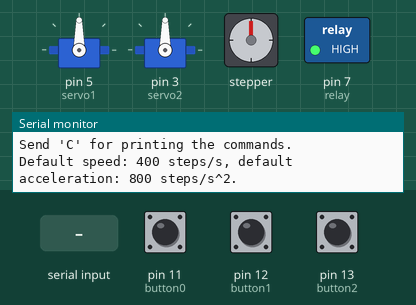
Recording of a sketch running on a simulated Arduino Uno, built with avr-gcc and run on an emulated ATmega328P. Parts: 2 × servo, stepper motor, switched loads named in the sketch (green lamp = pin HIGH), the last lines printed to the serial monitor. Inputs (shaded band) come from the test bench; at power-on: pin 11 (button0) HIGH, pin 12 (button1) HIGH, pin 13 (button2) HIGH. Stepper angles assume 200 steps per turn.

Above: at 1.2 s.
1.3 s: "P90\n" received over Serial
At 3.8 s:
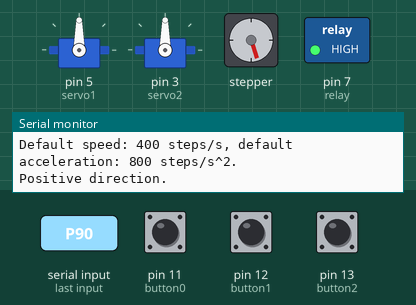
4.3 s: "H" received over Serial
At 4.75 s:
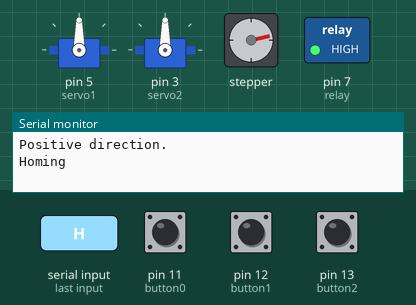
6.4 s: "N90\n" received over Serial
At 8.8 s:
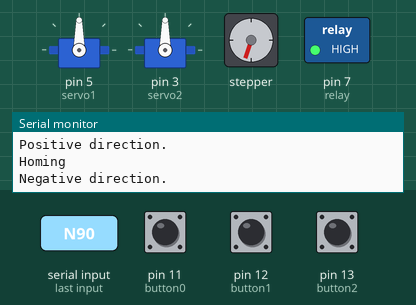
9.4 s: "R90\n" received over Serial
At 11.15 s:
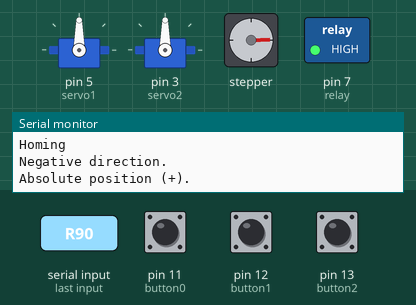
12.4 s: "r,45\n" received over Serial
At 14.9 s:
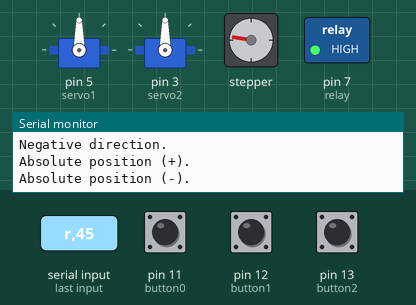
15.4 s: "z" received over Serial
At 16.3 s:
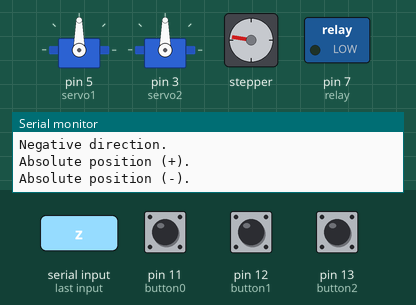
Timing chart, 0 to 17.9 s (numbered marks = the images above; inputs shaded):
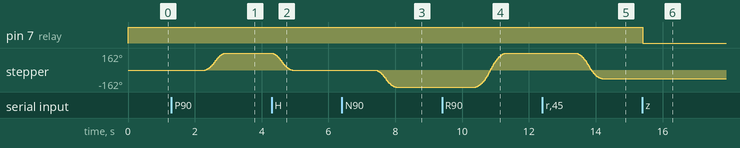

The sketch:

sketch_aug01a.ino
```cpp
/*
     'C' : Prints all the commands and their functions.
     'P' : Rotates the motor in positive (CW) direction, relative.
     'N' : Rotates the motor in negative (CCW) direction, relative.
     'R' : Rotates the motor to an absolute positive position (+).
     'r' : Rotates the motor to an absolute negative position (-).
     'S' : Stops the motor immediately.
     'A' : Sets an acceleration value.
     'L' : Prints the current position/location of the motor.
     'H' : Goes back to 0 position from the current position (homing).
     'U' : Updates the position current position and makes it as the new 0 position.
 */

#include <AccelStepper.h>
#include <Servo.h>


//User-defined values
long receivedSteps = 0; //Number of steps
long receivedSpeed = 0; //Steps / second
long receivedAcceleration = 0; //Steps / second^2
long servo2pos = 90; // position of lower servo
char receivedCommand;
//-------------------------------------------------------------------------------
int directionMultiplier = 1; // = 1: positive direction, = -1: negative direction
bool newData, runallowed = false; // booleans for new data from serial, and runallowed flag
AccelStepper stepper(1, 8, 9);// direction Digital 9 (CCW), pulses Digital 8 (CLK)


int button0 = 11;
int buttonState0 = 0;

int button1 = 12;
int buttonState1 = 0;

int button2 = 13;
int buttonState2 = 0;

const int relay = 7;

Servo servo1;
Servo servo2;


int pos = 0;

void setup()
{

    pinMode(button0, INPUT_PULLUP);
    pinMode(button1, INPUT_PULLUP);
    pinMode(button2, INPUT_PULLUP);
    pinMode(relay, OUTPUT);

    servo1.attach(5);
    servo2.attach(3);

    servo1.write(90);

    digitalWrite(relay, HIGH);

    Serial.begin(9600); //define baud rate
    Serial.println("Demonstration of AccelStepper Library"); //print a messages
    Serial.println("Send 'C' for printing the commands.");

    //setting up some default values for maximum speed and maximum acceleration
    Serial.println("Default speed: 400 steps/s, default acceleration: 800 steps/s^2.");
    stepper.setMaxSpeed(400); //SPEED = Steps / second
    stepper.setAcceleration(800); //ACCELERATION = Steps /(second)^2

    stepper.disableOutputs(); //disable outputs
}

void loop()
{
    //Constantly looping through these 2 functions.
    //We only use non-blocking commands, so something else (should also be non-blocking) can be done during the movement of the motor

    checkSerial(); //check serial port for new commands
    RunTheMotor(); //function to handle the motor


    buttonState0 = digitalRead(button0);
    buttonState1 = digitalRead(button1);
    buttonState2 = digitalRead(button2);
    //Serial.println(buttonState1);

    //buttonState1 = analogRead(button1);
    //Serial.println(buttonState1);

    //buttonState2 = analogRead(button2);
    //Serial.println(buttonState2);
//    if(buttonState == LOW){
////      receivedSteps = 18000; //value for the steps
////      receivedSpeed = 5000; //value for the speed
////      directionMultiplier = 1; //We define the direction
////      Serial.println("Absolute position (+)."); //print the action
//      RotateAbsolute(); //Run the function
//
//      delay(400);
//      GoHome();
//
//    /*for (pos = 0; pos <= 180; pos += 1) { // goes from 0 degrees to 180 degrees
//      //in steps of 1 degree
//      servo1.write(pos);              // tell servo to go to position in variable 'pos'
//      delay(15);
//      servo2.write(pos);              // tell servo to go to position in variable 'pos'
//      delay(15);
//      servo3.write(pos);              // tell servo to go to position in variable 'pos'
//      delay(15);                       // waits 15 ms for the servo to reach the position
//    }
//    for (pos = 180; pos >= 0; pos -= 1) { // goes from 180 degrees to 0 degrees
//      servo1.write(pos);              // tell servo to go to position in variable 'pos'
//      delay(15);
//      servo2.write(pos);              // tell servo to go to position in variable 'pos'
//      delay(15);
//      servo3.write(pos);              // tell servo to go to position in variable 'pos'
//      delay(15);                      // waits 15 ms for the servo to reach the position
//    }*/
//
//      //delay(500);
//      //runallowed = true;
//


}


void RunTheMotor() //function for the motor
{
    if (runallowed == true)
    {
        stepper.enableOutputs(); //enable pins
        stepper.run(); //step the motor (this will step the motor by 1 step at each loop)
    }
    else //program enters this part if the runallowed is FALSE, we do not do anything
    {
        stepper.disableOutputs(); //disable outputs
        return;
    }
}


void checkSerial() //function for receiving the commands
{
    if (Serial.available() > 0) //if something comes from the computer
    {
        receivedCommand = Serial.read(); // pass the value to the receivedCommad variable
        newData = true; //indicate that there is a new data by setting this bool to true

        if (newData == true) //we only enter this long switch-case statement if there is a new command from the computer
        {
            switch (receivedCommand) //we check what is the command
            {

            case 'P': //P uses the move() function of the AccelStepper library, which means that it moves relatively to the current position.

                receivedSteps = Serial.parseFloat(); //value for the steps
                receivedSpeed = Serial.parseFloat(); //value for the speed
                directionMultiplier = 1; //We define the direction
                Serial.println("Positive direction."); //print the action
                RotateRelative(); //Run the function

                //example: P2000 400 - 2000 steps (5 revolution with 400 step/rev microstepping) and 400 steps/s speed
                //In theory, this movement should take 5 seconds
                break;

            case 'N': //N uses the move() function of the AccelStepper library, which means that it moves relatively to the current position.

                receivedSteps = Serial.parseFloat(); //value for the steps
                receivedSpeed = Serial.parseFloat(); //value for the speed
                directionMultiplier = -1; //We define the direction
                Serial.println("Negative direction."); //print action
                RotateRelative(); //Run the function

                //example: N2000 400 - 2000 steps (5 revolution with 400 step/rev microstepping) and 500 steps/s speed; will rotate in the other direction
                //In theory, this movement should take 5 seconds
                break;

            case 'R': //R uses the moveTo() function of the AccelStepper library, which means that it moves absolutely to the current position.

                receivedSteps = Serial.parseFloat(); //value for the steps
                receivedSpeed = Serial.parseFloat(); //value for the speed
                directionMultiplier = 1; //We define the direction
                Serial.println("Absolute position (+)."); //print the action
                RotateAbsolute(); //Run the function

                //example: R800 400 - It moves to the position which is located at +800 steps away from 0.
                break;

            case 'r': //r uses the moveTo() function of the AccelStepper library, which means that it moves absolutely to the current position.

                receivedSteps = Serial.parseFloat(); //value for the steps
                receivedSpeed = Serial.parseFloat(); //value for the speed
                directionMultiplier = -1; //We define the direction
                Serial.println("Absolute position (-)."); //print the action
                RotateAbsolute(); //Run the function

                //example: r800 400 - It moves to the position which is located at -800 steps away from 0.
                break;

            case 'S': // Stops the motor

                stepper.stop(); //stop motor
                stepper.disableOutputs(); //disable power
                Serial.println("Stopped."); //print action
                runallowed = false; //disable running
                break;

            case 'A': // Updates acceleration

                runallowed = false; //we still keep running disabled, since we just update a variable
                stepper.disableOutputs(); //disable power
                receivedAcceleration = Serial.parseFloat(); //receive the acceleration from serial
                stepper.setAcceleration(receivedAcceleration); //update the value of the variable
                Serial.print("New acceleration value: "); //confirm update by message
                Serial.println(receivedAcceleration); //confirm update by message
                break;

            case 'L': //L: Location

                runallowed = false; //we still keep running disabled
                stepper.disableOutputs(); //disable power
                Serial.print("Current location of the motor: ");//Print the message
                Serial.println(stepper.currentPosition()); //Printing the current position in steps.
                break;

            case 'H': //H: Homing

                runallowed = true;
                Serial.println("Homing"); //Print the message
                GoHome();// Run the function
                break;

            case 'z': //dvigne streho

                digitalWrite(relay, LOW);
                break;

            case 'p': //premakne spodnji servo na željeno lokacijo, med 0 in 90

                servo2pos = Serial.parseFloat();
                RotateServo();
                break;

            case 's': //spusti streho

                digitalWrite(relay, HIGH);
                break;

            case 'U':

                runallowed = false; //we still keep running disabled
                stepper.disableOutputs(); //disable power
                stepper.setCurrentPosition(0); //Reset current position. "new home"
                Serial.print("The current position is updated to: "); //Print message
                Serial.println(stepper.currentPosition()); //Check position after reset.
                break;

            case 'C':

                PrintCommands(); //Print the commands for controlling the motor
                break;

            default:

                break;
            }
        }
        //after we went through the above tasks, newData is set to false again, so we are ready to receive new commands again.
        newData = false;
    }
}


void GoHome()
{
    if (stepper.currentPosition() == 0)
    {
        Serial.println("We are at the home position.");
        stepper.disableOutputs(); //disable power
    }
    else
    {
        stepper.setMaxSpeed(1500); //set speed manually to 400. In this project 400 is 400 step/sec = 1 rev/sec.
        stepper.moveTo(0); //set abolute distance to move
    }
}

void RotateServo()
{
  servo2.write(servo2pos);
  delay(100);

  }

void RotateRelative()
{
    //We move X steps from the current position of the stepper motor in a given direction.
    //The direction is determined by the multiplier (+1 or -1)

    runallowed = true; //allow running - this allows entering the RunTheMotor() function.
    stepper.setMaxSpeed(receivedSpeed); //set speed
    stepper.move(directionMultiplier * receivedSteps); //set relative distance and direction
}

void RotateAbsolute()
{
    //We move to an absolute position.
    //The AccelStepper library keeps track of the position.
    //The direction is determined by the multiplier (+1 or -1)
    //Why do we need negative numbers? - If you drive a threaded rod and the zero position is in the middle of the rod...

    runallowed = true; //allow running - this allows entering the RunTheMotor() function.
    stepper.setMaxSpeed(receivedSpeed); //set speed
    stepper.moveTo(directionMultiplier * receivedSteps); //set relative distance
}

void PrintCommands()
{
    //Printing the commands
    Serial.println(" 'C' : Prints all the commands and their functions.");
    Serial.println(" 'P' : Rotates the motor in positive (CW) direction, relative.");
    Serial.println(" 'N' : Rotates the motor in negative (CCW) direction, relative.");
    Serial.println(" 'R' : Rotates the motor to an absolute positive position (+).");
    Serial.println(" 'r' : Rotates the motor to an absolute negative position (-).");
    Serial.println(" 'S' : Stops the motor immediately.");
    Serial.println(" 'A' : Sets an acceleration value.");
    Serial.println(" 'L' : Prints the current position/location of the motor.");
    Serial.println(" 'H' : Goes back to 0 position from the current position (homing).");
    Serial.println(" 'U' : Updates the position current position and makes it as the new 0 position. ");
    Serial.println(" 'z' : Raises the roof. ");
    Serial.println(" 's' : Lowers the roof. ");
}
```

Measured:
- after the input at 1.3 s, stepper: turns 162° clockwise in 0.61 s, starting after 1.0 s
- after the input at 4.3 s, stepper: turns 162° counter-clockwise in 0.61 s, starting at once
- after the input at 6.4 s, stepper: turns 162° counter-clockwise in 0.61 s, starting after 1.0 s
- after the input at 9.4 s, stepper: turns 324° clockwise in 0.90 s, starting after 1.0 s
- after the input at 12.4 s, stepper: turns 243° counter-clockwise in 0.78 s, starting after 1.0 s
- after the input at 15.4 s, pin 7 (relay): HIGH → LOW at once
